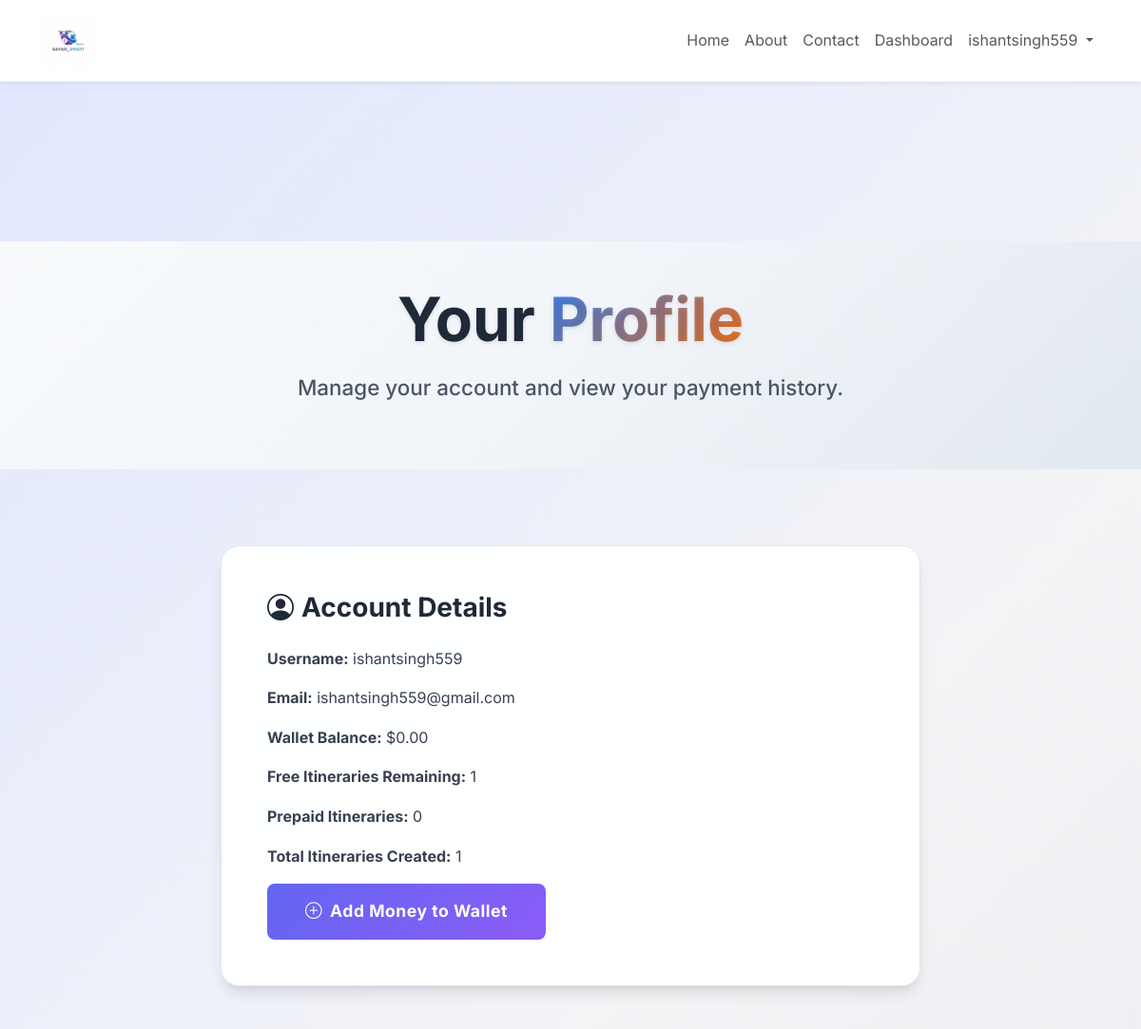
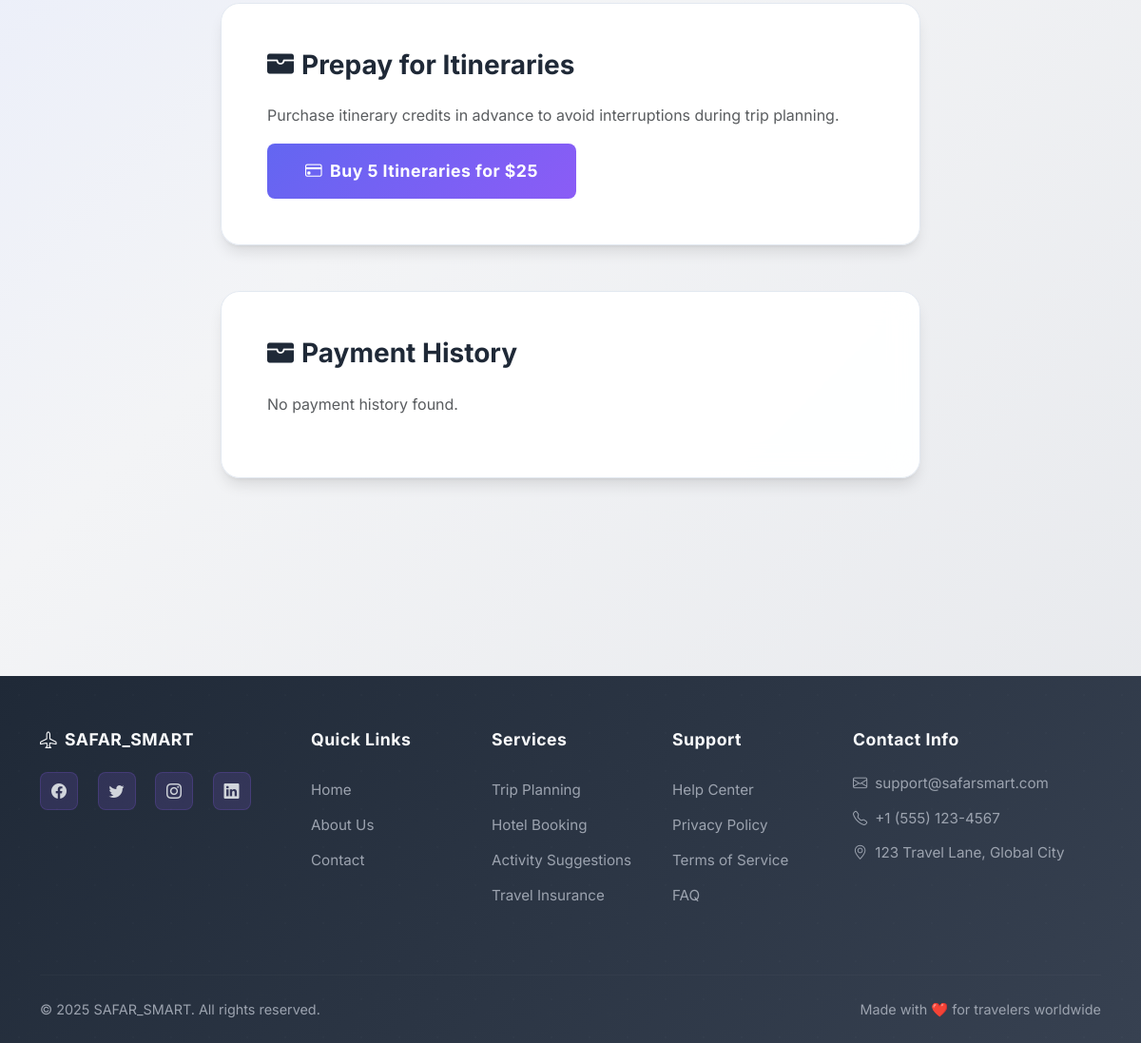
The app's page /api/users/profile/ (signed in) with its own data (2 pictures, top to bottom).
### users/models.py (models this page shows, shortened)
class User(AbstractUser):
    email = models.EmailField(unique=True)
    otp = models.CharField(max_length=6, blank=True, null=True)
    otp_created_at = models.DateTimeField(blank=True, null=True)
    reset_otp = models.CharField(max_length=6, blank=True, null=True)
    reset_otp_created_at = models.DateTimeField(blank=True, null=True)
    free_itineraries_count = models.IntegerField(default=0)
    prepaid_itineraries_count = models.IntegerField(default=0)
    USERNAME_FIELD = 'email'
    REQUIRED_FIELDS = ['username']

class UserProfile(models.Model):
    user = models.OneToOneField(User, on_delete=models.CASCADE)
    paid_plan_credits = models.DecimalField(max_digits=10, decimal_places=2, default=0.00)

### users/views.py (the view)
# urls.py: path('profile/', profile_view, name='profile'),
@login_required
def profile_view(request):
    user = request.user
    user_profile, created = UserProfile.objects.get_or_create(user=user)
    payments = Payment.objects.filter(user=user).order_by('-timestamp')
    remaining_free_itineraries = 2 - user.free_itineraries_count # Calculate here
    context = {
        'user': user,
        'user_profile': user_profile,
        'free_itineraries_count': user.free_itineraries_count,
        'payments': payments,
        'remaining_free_itineraries': remaining_free_itineraries, # Pass to context
    }
    return render(request, 'users/profile.html', context)

### users/templates/users/profile.html (shortened to what this page needs)
{% extends 'base.html' %}
{% load static %}
{% block container_class %}container-fluid px-0{% endblock %}
{% block content %}
<div class="homepage-wrapper">
    <header class="hero-main" style="height: 30vh; min-height: 200px; margin-top: 0 !important;">
        <div class="hero-content text-center">
            <h1 class="display-3 fw-bolder mb-3">Your <span class="text-gradient">Profile</span></h1>
            <p class="lead mb-4">Manage your account and view your payment history.</p>
        </div>
    </header>
    <section class="py-5">
        <div class="container">
            <div class="row justify-content-center">
                <div class="col-lg-8">
                    <div class="feature-card-new p-5 h-100">
                        <h2 class="h3 fw-bold mb-4" style="color: #1f2937;"><i class="bi bi-person-circle me-2"></i>Account Details</h2>
                        <p><strong>Username:</strong> {{ user.username }}</p>
                        <p><strong>Email:</strong> {{ user.email }}</p>
                        <p><strong>Wallet Balance:</strong> ${{ user.userprofile.paid_plan_credits }}</p>
                        <p><strong>Free Itineraries Remaining:</strong> {{ remaining_free_itineraries }}</p>
                        <p><strong>Prepaid Itineraries:</strong> {{ user.prepaid_itineraries_count }}</p>
                        <p><strong>Total Itineraries Created:</strong> {{ user.trip_set.count }}</p>
                        <a href="{% url 'add_money' %}" class="btn btn-primary-modern btn-lg">
                            <i class="bi bi-plus-circle me-2"></i>Add Money to Wallet
                        </a>
                    </div>
                </div>
            </div>
            <div class="row justify-content-center mt-5">
                <div class="col-lg-8">
                    <div class="feature-card-new p-5 h-100">
                        <h2 class="h3 fw-bold mb-4" style="color: #1f2937;"><i class="bi bi-wallet-fill me-2"></i>Prepay for Itineraries</h2>
                        <p class="text-muted">Purchase itinerary credits in advance to avoid interruptions during trip planning.</p>
                        <button id="payInAdvanceButton" class="btn btn-primary-modern btn-lg">
                            <i class="bi bi-credit-card me-2"></i>Buy 5 Itineraries for $25
                        </button>
                    </div>
                </div>
            </div>
            <div class="row justify-content-center mt-5">
                <div class="col-lg-8">
                    <div class="feature-card-new p-5 h-100">
                        <h2 class="h3 fw-bold mb-4" style="color: #1f2937;"><i class="bi bi-wallet-fill me-2"></i>Payment History</h2>
                        {% if payments %}
                            <div class="table-responsive">
                                <table class="table table-striped table-hover">
                                    <thead>
                                        <tr>
                                            <th>Order ID</th>
                                            <th>Payment ID</th>
                                            <th>Amount</th>
                                            <th>Currency</th>
                                            <th>Date</th>
                                            <th>Status</th>
                                        </tr>
                                    </thead>
                                    <tbody>
                                        {% for payment in payments %}
                                        <tr>
                                            <td>{{ payment.razorpay_order_id }}</td>
                                            <td>{{ payment.razorpay_payment_id|default:"N/A" }}</td>
                                            <td>{{ payment.amount }}</td>
                                            <td>{{ payment.currency }}</td>
                                            <td>{{ payment.timestamp|date:"M d, Y H:i" }}</td>
                                            <td>
                                                {% if payment.is_successful %}
                                                    <span class="badge bg-success">Successful</span>
                                                {% else %}
                                                    <span class="badge bg-danger">Failed</span>
                                                {% endif %}
                                            </td>
                                        </tr>
                                        {% endfor %}
                                    </tbody>
                                </table>
                            </div>
                        {% else %}
                            <p class="text-muted">No payment history found.</p>
                        {% endif %}
                    </div>
                </div>
            </div>
        </div>
    </section>
</div>
{% endblock %}

### templates/base.html (shortened to what this page needs)
{% load static %}
<!DOCTYPE html>
<html lang="en">
<head>
    <link href="https://cdn.jsdelivr.net/npm/bootstrap@5.3.2/dist/css/bootstrap.min.css" rel="stylesheet">
    <link href="https://cdn.jsdelivr.net/npm/bootstrap-icons@1.11.1/font/bootstrap-icons.css" rel="stylesheet">
    <link rel="stylesheet" href="{% static 'css/style.css' %}">
</head>
<body>
    {% block navbar %}
    <nav class="navbar navbar-expand-lg navbar-light bg-white shadow-sm sticky-top">
        <div class="container">
            <a class="navbar-brand" href="{% url 'home' %}">
                <img src="{% static 'images/logo.png' %}" alt="SAFAR_SMART Logo" style="height: 60px;">
            </a>
            <div class="collapse navbar-collapse" id="navbarNav">
                <ul class="navbar-nav ms-auto">
                    <li class="nav-item">
                        <a class="nav-link {% if request.resolver_match.url_name == 'home' %}active{% endif %}" href="{% url 'home' %}">Home</a>
                    </li>
                    <li class="nav-item">
                        <a class="nav-link {% if request.resolver_match.url_name == 'about' %}active{% endif %}" href="{% url 'about' %}">About</a>
                    </li>
                    <li class="nav-item">
                        <a class="nav-link {% if request.resolver_match.url_name == 'contact' %}active{% endif %}" href="{% url 'contact' %}">Contact</a>
                    </li>
                    {% if user.is_authenticated %}
                    <li class="nav-item">
                        <a class="nav-link {% if request.resolver_match.url_name == 'dashboard' %}active{% endif %}" href="{% url 'planner:dashboard' %}">Dashboard</a>
                    </li>
                    <li class="nav-item dropdown">
                        <a class="nav-link dropdown-toggle" href="#" id="navbarDropdown" role="button" data-bs-toggle="dropdown">
                            {{ user.username }}
                        </a>
                    </li>
                    {% endif %}
                </ul>
            </div>
        </div>
    </nav>
    {% endblock %}
    <main class="main-content">
        <div class="{% block container_class %}container{% endblock %}">
            {% block content %}
            {% endblock %}
        </div>
    </main>
    <footer class="footer-modern">
        <div class="container">
            <div class="row">
                <div class="col-lg-3 mb-4">
                    <div class="footer-section">
                        <h5><i class="bi bi-airplane me-2"></i>SAFAR_SMART</h5>
                        <div class="mt-4">
                            <a href="#" class="social-icon me-3"><i class="bi bi-facebook"></i></a>
                            <a href="#" class="social-icon me-3"><i class="bi bi-twitter"></i></a>
                            <a href="#" class="social-icon me-3"><i class="bi bi-instagram"></i></a>
                            <a href="#" class="social-icon"><i class="bi bi-linkedin"></i></a>
                        </div>
                    </div>
                </div>
                <div class="col-lg-2 col-md-6 mb-4">
                    <div class="footer-section">
                        <h5>Quick Links</h5>
                        <a href="{% url 'home' %}" class="footer-link">Home</a>
                        <a href="{% url 'about' %}" class="footer-link">About Us</a>
                        <a href="{% url 'contact' %}" class="footer-link">Contact</a>
                    </div>
                </div>
                <div class="col-lg-2 col-md-6 mb-4">
                    <div class="footer-section">
                        <h5>Services</h5>
                        <a href="#" class="footer-link">Trip Planning</a>
                        <a href="#" class="footer-link">Hotel Booking</a>
                        <a href="#" class="footer-link">Activity Suggestions</a>
                        <a href="#" class="footer-link">Travel Insurance</a>
                    </div>
                </div>
                <div class="col-lg-2 col-md-6 mb-4">
                    <div class="footer-section">
                        <h5>Support</h5>
                        <a href="#" class="footer-link">Help Center</a>
                        <a href="#" class="footer-link">Privacy Policy</a>
                        <a href="#" class="footer-link">Terms of Service</a>
                        <a href="#" class="footer-link">FAQ</a>
                    </div>
                </div>
                <div class="col-lg-3 col-md-6 mb-4">
                    <div class="footer-section">
                        <h5>Contact Info</h5>
                        <p class="footer-contact-item"><i class="bi bi-envelope me-2"></i>support@safarsmart.com</p>
                        <p class="footer-contact-item"><i class="bi bi-telephone me-2"></i>+1 (555) 123-4567</p>
                        <p class="footer-contact-item mb-0"><i class="bi bi-geo-alt me-2"></i>123 Travel Lane, Global City</p>
                    </div>
                </div>
            </div>
            <hr class="footer-divider">
            <div class="row align-items-center">
                <div class="col-md-6">
                    <p class="footer-copyright">&copy; 2025 SAFAR_SMART. All rights reserved.</p>
                </div>
                <div class="col-md-6 text-md-end">
                    <p class="footer-love">Made with ❤️ for travelers worldwide</p>
                </div>
            </div>
        </div>
    </footer>
</body>
</html>

### records on screen
User: username "ishantsingh559", email "ishantsingh559@gmail.com", userprofile.paid_plan_credits "0.00", prepaid_itineraries_count "0", trip_set.count "1"

### other values on screen
{{ remaining_free_itineraries }} "1"
